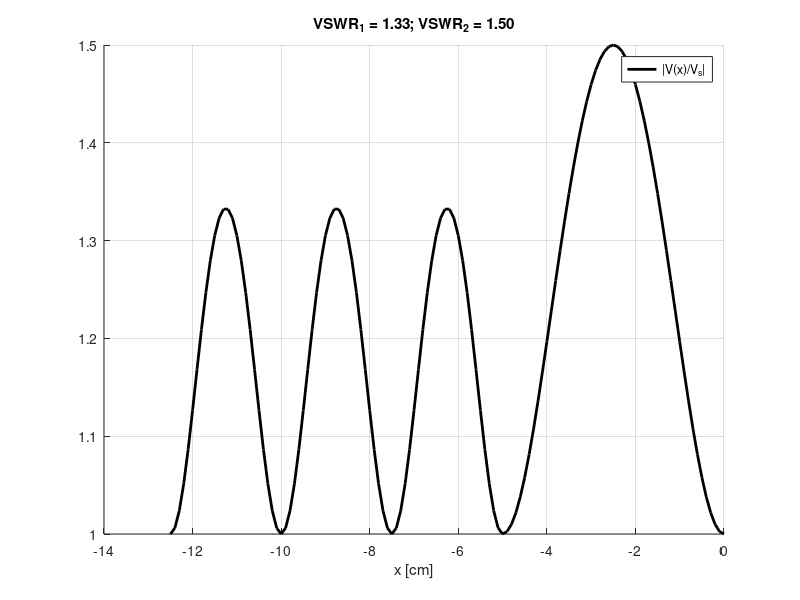
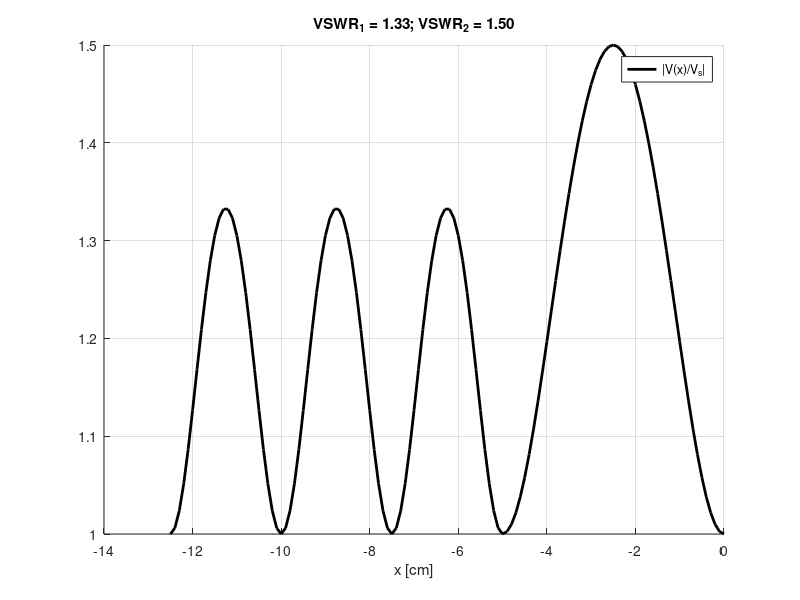

The MATLAB source for these figures, in order:
clear

Vs = 1;
rho1 = -1/7; % Not actually rho1; see notes.
rho2 = -1/5; % Not actually rho2; see notes.
lambda1 = 5e-3;
lambda2 = 10e-3;

l1 = lambda1;
l2 = (3/4)*lambda2;

beta1 = 2*pi/lambda1;
beta2 = 2*pi/lambda2;

V1p = Vs/(exp(1j*beta1*(l1+l2)) + rho1*exp(1j*beta1*(l1+l2)));
V2p = V1p*(exp(1j*beta1*l2) + rho1*exp(1j*beta1*l2)) / ...
          (exp(1j*beta2*l2) + rho2*exp(1j*beta2*l2));

x1 = [-(l1+l2):0.1e-3:-l1];
V1 = V1p*(exp(-1j*beta1*x1) + rho1*exp(1j*beta1*x1));
x2 = [-l1:0.1e-3:0];
V2 = V2p*(exp(-1j*beta2*x2) + rho2*exp(1j*beta2*x2));

clf;hold on; grid on;
plot(x1/1e-3, abs(V1),'k','LineWidth',2)
plot(x2/1e-3, abs(V2),'k','LineWidth',2)
legend('|V(x)/V_s|')
xlabel('x [cm]')

VSWR1 = (1+abs(rho1))/(1-abs(rho1));
VSWR2 = (1+abs(rho2))/(1-abs(rho2));
title(sprintf('VSWR_1 = %.2f; VSWR_2 = %.2f',VSWR1,VSWR2));

print('HW11.svg', '-dsvg');
print('HW11.png', '-dpng', '-r300'); 
